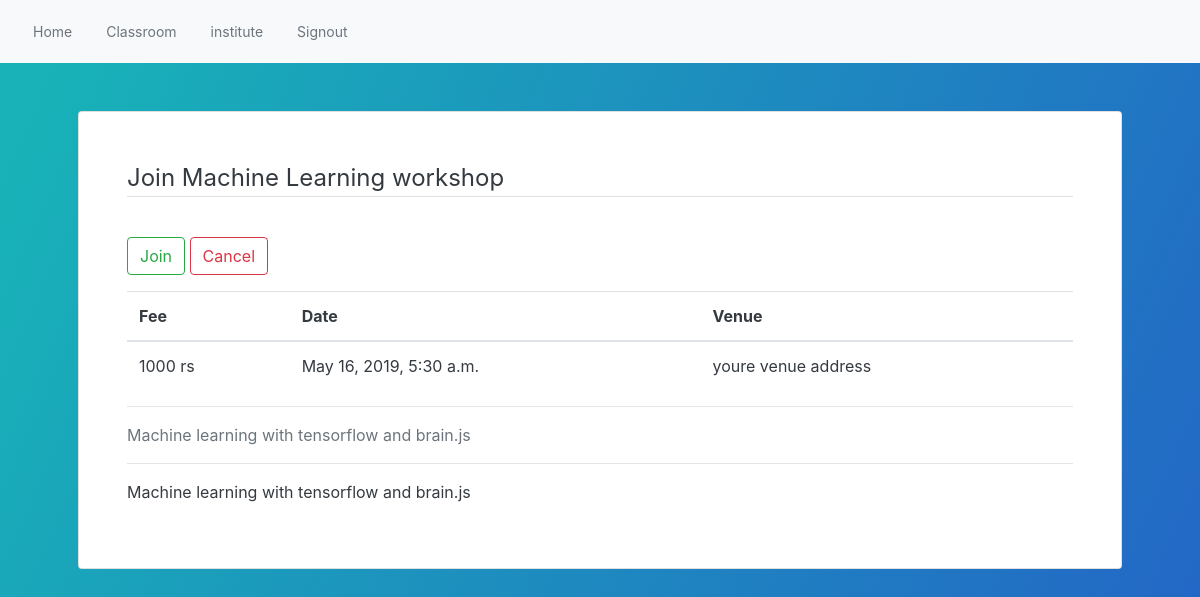
The page /classroom/6/join/ (signed in) on the database its author committed.
### classroom/models.py (models this page shows, shortened)
class classroom(models.Model):
	host = models.ForeignKey(User,on_delete = models.CASCADE)
	teacher = models.ForeignKey(TeacherProfile,on_delete = models.CASCADE)
	title = models.CharField(max_length = 256)
	subtitle = models.CharField(max_length = 257,default='')
	venue = models.TextField(default='youre venue address')
	description = models.TextField()
	fee = models.CharField(max_length=15)
	date_posted = models.DateTimeField(default=timezone.now)
	date_of_class = models.DateTimeField(default=timezone.now)
	additional_info = models.TextField(default='guidelines etc...')

### classroom/views.py (the view, shortened to what this page needs)
# urls.py: path('<int:pk>/join/', views.ClassroomJoinView.as_view(),name='joinclassroomview'),
@method_decorator([login_required],name='dispatch')
class ClassroomJoinView(CreateView):
    model = classroomjoin
    fields = ()
    template_name = 'classroom/classroomjoin.html'
    def get_context_data(self, **kwargs):
        context = {
            'classroom' : classroom.objects.get(pk=self.kwargs['pk'])
        }
        return context

### templates/classroom/classroomjoin.html (shortened to what this page needs)
<!DOCTYPE html>
<html>
<head>
</head>
<body>
{%extends "base.html"%}
{%load crispy_forms_tags%}
{% block content %}
{%include "includes/navbar.html"%}
<div class="signup-data container p-5 text-dark">
    <div class="content-section p-5 card">
            <form method="POST" class="">
                <fieldset class="form-group">
                    <legend class="border-bottom mb-4">Join {{classroom.title}}</legend>
                </fieldset>
                <div class="form-group">
                    <button class="btn btn-outline-success" type="submit">Join</button>
                    <a href="{%url 'classroomhome'%}" class="text-danger btn btn-outline-danger">Cancel</a>
                </div>
                <table class="table ">
                        <thead>
                            <tr>
                                <th>Fee</th>
                                <th>Date</th>
                                <th>Venue</th>
                            </tr>
                        </thead>
                        <tbody>
                            <tr>
                                <td>{{classroom.fee}} rs</td>
                                <td>{{classroom.date_of_class}}</td>
                                <td>{{classroom.venue}}</td>
                            </tr>
                        </tbody>
                    </table>
                    <hr>
                    <p class="text-muted">
                        {{classroom.additional_info}}
                        <hr>
                        {{classroom.description}}
                    </p>
            </form>
        </div>
    </div>
{% endblock %}

### templates/includes/navbar.html (shortened to what this page needs)
<nav class="navbar navbar-expand-lg navbar-primary  bg-light "style="margin-top: -55px;" >
  <div class="collapse navbar-collapse" id="navbarNav">
    <ul class="navbar-nav">
      <li class="nav-item btn btn-sm active ">
        <a class="nav-link disabled" href="{%url 'home'%}">Home</a>
      </li>
      {%if user.is_authenticated%}
      <li class="nav-item btn btn-sm active ">
        <a class="nav-link disabled" href="{%url 'classroomhome'%}">Classroom</a>
      </li>
      <li class="nav-item btn btn-sm active ">
        <a class="nav-link disabled" href="{%url 'profile'%}">{{user.username}}</a>
      </li>
      <li class="nav-item btn btn-sm active ">
        <a class="nav-link disabled" href="{%url 'signout'%}">Signout</a>
      </li>
      {%endif%}
    </ul>
  </div>
</nav>

### templates/base.html (style rules this page uses)
body { padding-top: 55px; background: linear-gradient(114.1501577487deg, #18b2b8 4.9296141814%, #245fc7 97.838894682%) no-repeat; background-size:100% 165%; color: #ffffff; animation-name: back; animation-duration: 50s; animation-iteration-count: infinite; }

### rows shown on the page
classroom: title "Machine Learning workshop", fee "1000", date_of_class "May 16, 2019, 5:30 a.m.", venue "youre venue address", additional_info "Machine learning with tensorflow and brain.js", description "Machine learning with tensorflow and brain.js"

### other values the page prints
{{ user.username }} "institute"
